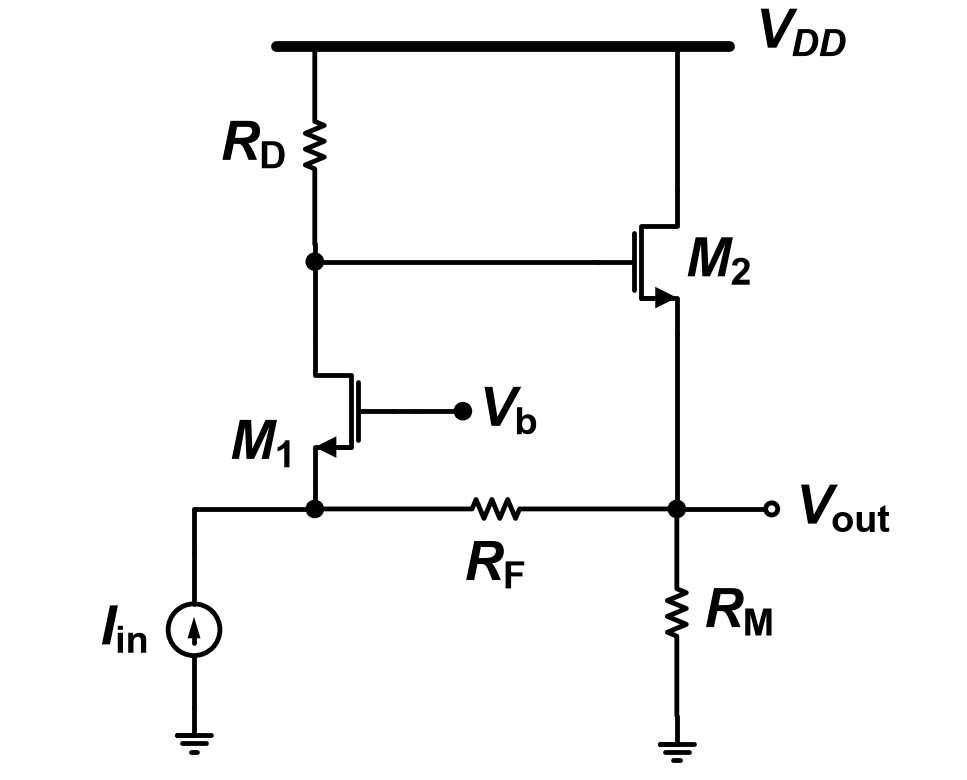

Recreate this plot in Python.
"""2021-1 기말 Q3 — 기준: Q3.md '회로 — Fig Q3'."""
import schemdraw.elements as elm
from schem_style import OPEN_R, Resistor, dot, gate_terminal, new_drawing, nmos, rail

GAP = 0.2   # 소자 라벨과 기호 사이 간격


def draw():
    d = new_drawing()
    xl, xr, rail_y = 0, 4.2, 9.0
    rail(d, (xl - 0.45, rail_y), (xr + 0.6, rail_y))
    d.add(elm.Label().right().at((xr + 0.8, rail_y + 0.05)).label(r"$V_{DD}$", halign="left"))
    # 왼쪽 세로줄 위→아래: R_D, n1 접속점, M1 (게이트 오른쪽), n2 접속점
    rd = d.add(Resistor().down().at((xl, rail_y)).length(2.3)
               .label(r"$R_\mathrm{D}$", "top", ofst=GAP))
    d.add(elm.Line().down().at(rd.end).length(0.2)); n1 = dot(d)
    d.add(elm.Line().down().at(n1.center).length(0.9))
    m1 = nmos(d, at=d.here, anchor="drain", mirror=True)
    # M1: 왼쪽, 소스 화살표 높이
    d.add(elm.Label().right().at((xl - 0.3, m1.source.y + 0.35)).label(r"$M_\mathrm{1}$", halign="right"))
    d.add(elm.Line().right().at(m1.gate).length(0.25))
    gate_terminal(d, d.here, r"$V_\mathrm{b}$", right=True)
    d.add(elm.Line().down().at(m1.source).length(0.3)); n2 = dot(d)
    # 오른쪽 세로줄: M2 (게이트가 n1 높이, 드레인 위로 레일), Vout 접속점, R_M, 접지
    m2 = nmos(d, at=(xr - 0.92, n1.center.y), anchor="gate", label=r"$M_\mathrm{2}$")
    d.add(elm.Line().right().at(n1.center).tox(m2.gate))
    d.add(elm.Line().up().at(m2.drain).toy(rail_y))
    d.add(elm.Line().down().at(m2.source).toy(n2.center)); vout = dot(d)
    d.add(elm.Line().right().at(vout.center).length(1.1))
    d.add(elm.Dot(open=True, radius=OPEN_R).label(r"$V_\mathrm{out}$", "right", ofst=GAP))
    rm = d.add(Resistor().down().at(vout.center).length(2.4).label(r"$R_\mathrm{M}$", "bottom", ofst=GAP))
    d.add(elm.Ground().at(rm.end).scale(0.8))
    # n2 → 가로 R_F → Vout
    d.add(Resistor().right().at(n2.center).to(vout.center).label(r"$R_\mathrm{F}$", "bottom", ofst=0.25))
    # n2 → 왼쪽 → 아래 I_in (화살표 위) → 접지
    xi = xl - 1.4
    d.add(elm.Line().left().at(n2.center).tox(xi))
    d.add(elm.Line().down().length(0.5))
    iin = d.add(elm.SourceI().down().length(1.8).scale(0.6).reverse()
                .label(r"$I_\mathrm{in}$", "top", ofst=0.35))
    d.add(elm.Ground().at(iin.end).scale(0.8))
    return d
